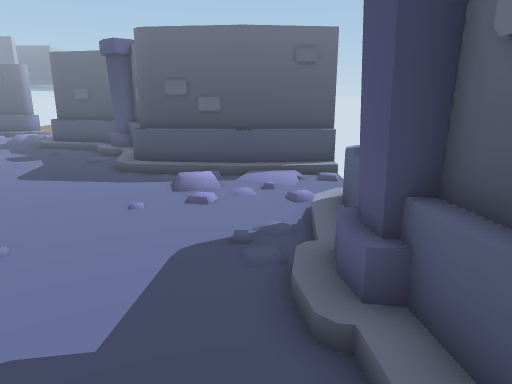
View 1 (above)

16 first-person views from a walk through a 3-D level made in the Unity game engine. The camera is 1.5 m above the floor, tilts 14° down and sees 70° across. The floor is counted in squares, 0.5 m on a side. Each view is taken from the middle of a square. On the plan, view 1 faces up. The plan holds only what a view shows up to about 20 squares ahead; the rest is blank. The place goes on beyond the plan. The player is left out. Some surface patterns are stand-ins.

View 2
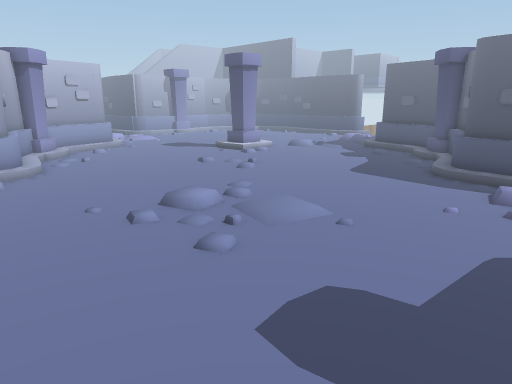

View 3
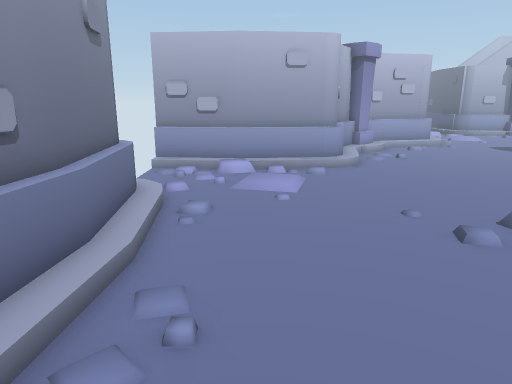

View 4
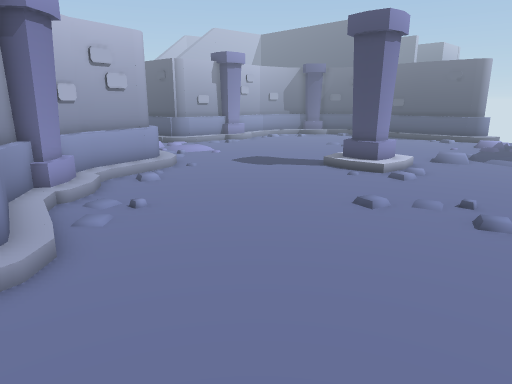

View 5
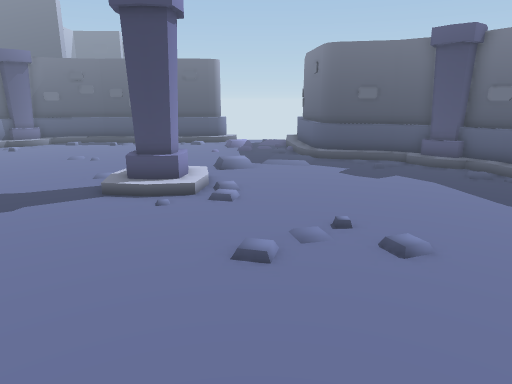

View 6
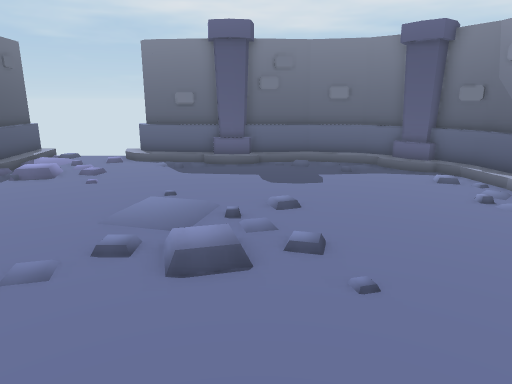

View 7
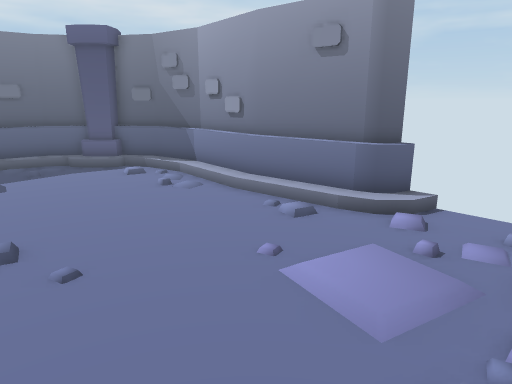

View 8
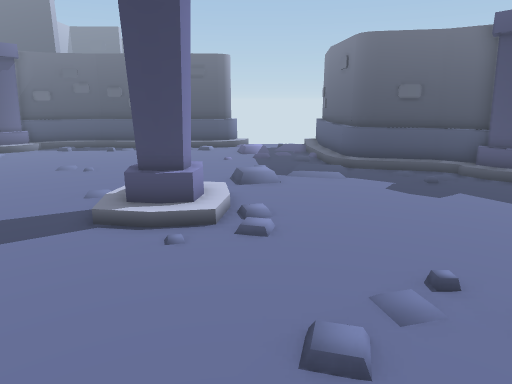

View 9
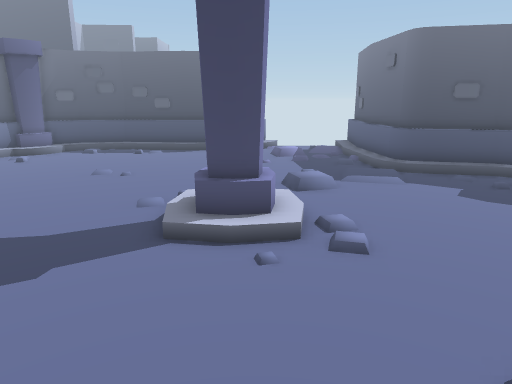

View 10
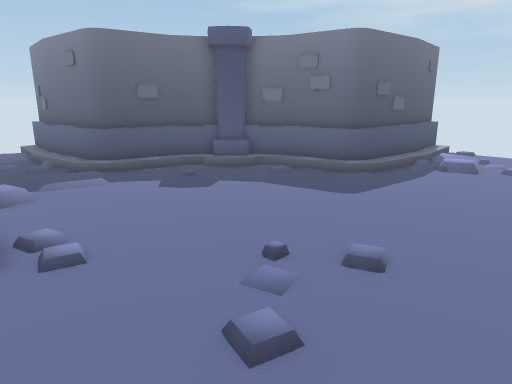

View 11
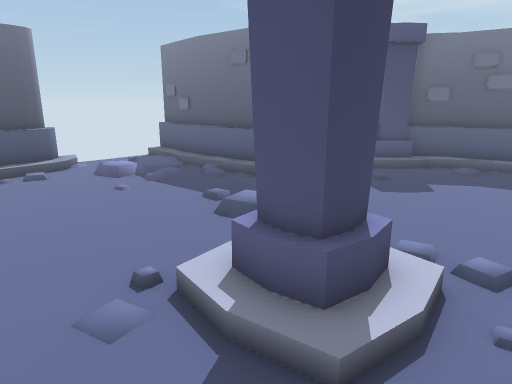

View 12
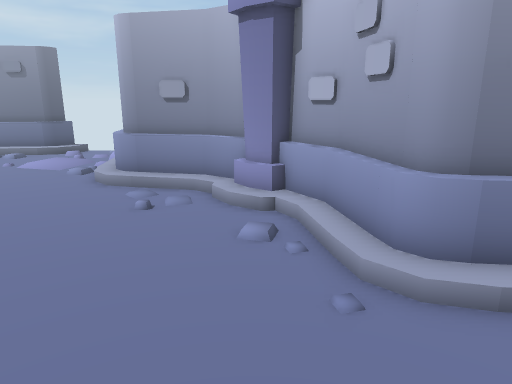

View 13
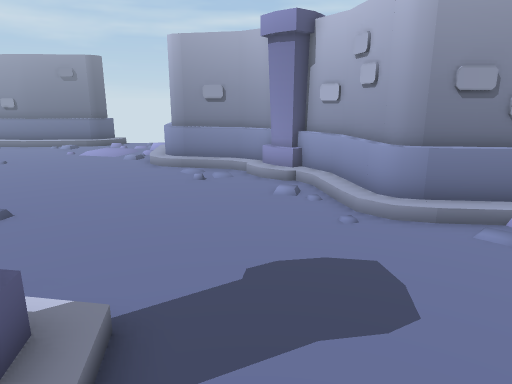

View 14
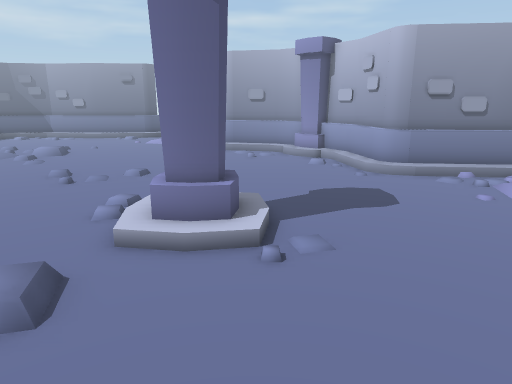

View 15
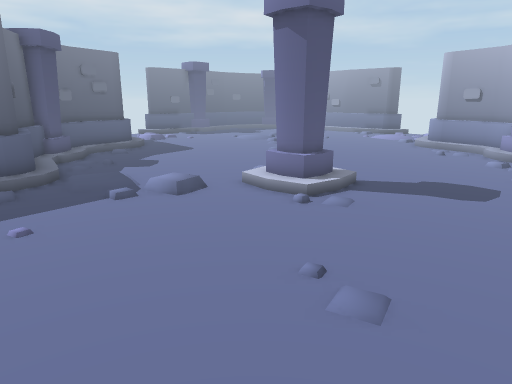

View 16
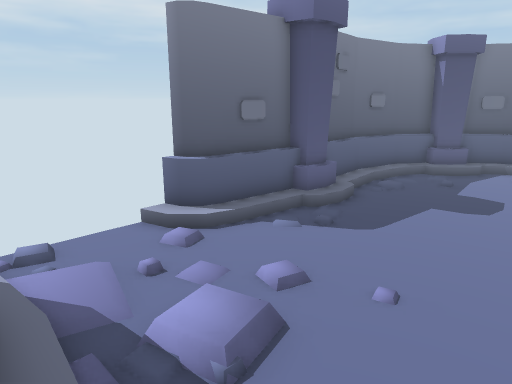

### Floor plan
Key: @ floor where view 1 was taken; # wall or solid block; . main floor; : floor 0.25 m higher than the main floor; / step, stairs or slope; = window, fence, low wall or low ledge; ^ raised ledge.
Columns run from 29 left of view 1 to 3 right of it. Each row starts with its distance up from view 1.
 28 ...............^#
 27 ...............=#
 26 ...............=#
 25 ...............=##
 24 .............../=^###
 23 .................//=^#
 22 ....................###
 21 ...........:.........###
 20 ....................../#
 19  ......////..........//##
 18  ....../##/............##
 17 ......./##//...........=##      #
 16 ......./##//.........../=######^^
 15 .........................////:://
 14 ..........................//.....
 13 ........................../:.....
 12 ........................../..../.
 11 :/............................///
 10 ##/............................=^
  9  #=/...........................=#
  8  ##//..........................##
  7   #/........................../##
  6   #=/.........................:##
  5   ###/.............:........../##
  4     #=/......................./##
  3     ##===/.....................##
  2      #####/....................=#
  1          #=....................=#
  0          #=..................@/##
 -1          #=.................../#
 -2          #=................../=#
 -3          #^:................/###
 -4          ##..../.........../=#
 -5          ##...///:======:==###
 -6          #=....=^###########
 -7          #=    =#

Where each view was taken, in squares from view 1:
view 1: 0 up, 0 right, facing up
view 2: 2 down, 0 right, facing up-left
view 3: 2 down, 2 left, facing left
view 4: 1 up, 12 left, facing up-left
view 5: 4 up, 17 left, facing up
view 6: 4 up, 17 left, facing right
view 7: 4 up, 18 left, facing down-right
view 8: 7 up, 18 left, facing up
view 9: 8 up, 20 left, facing up
view 10: 8 up, 20 left, facing up-right
view 11: 14 up, 25 left, facing up-right
view 12: 16 up, 25 left, facing down
view 13: 20 up, 24 left, facing down
view 14: 26 up, 22 left, facing down
view 15: 28 up, 29 left, facing down-right
view 16: 16 up, 6 left, facing down-right
